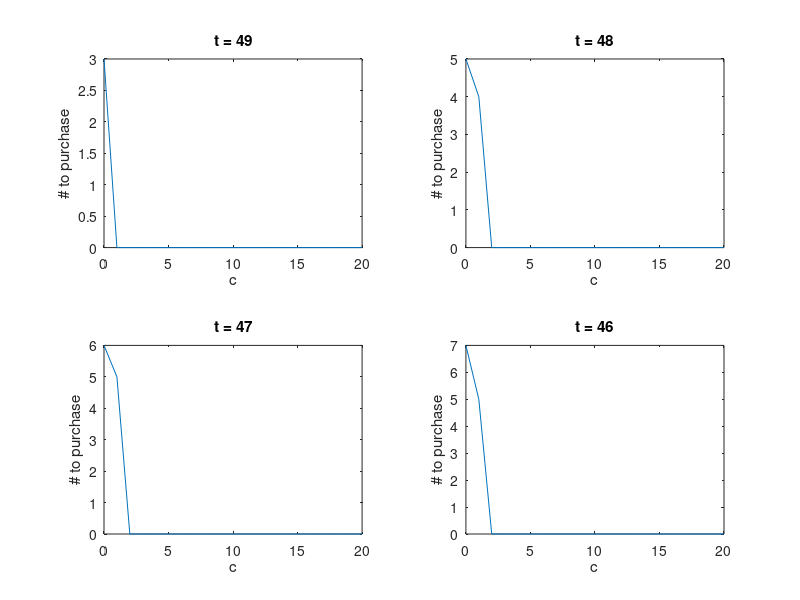
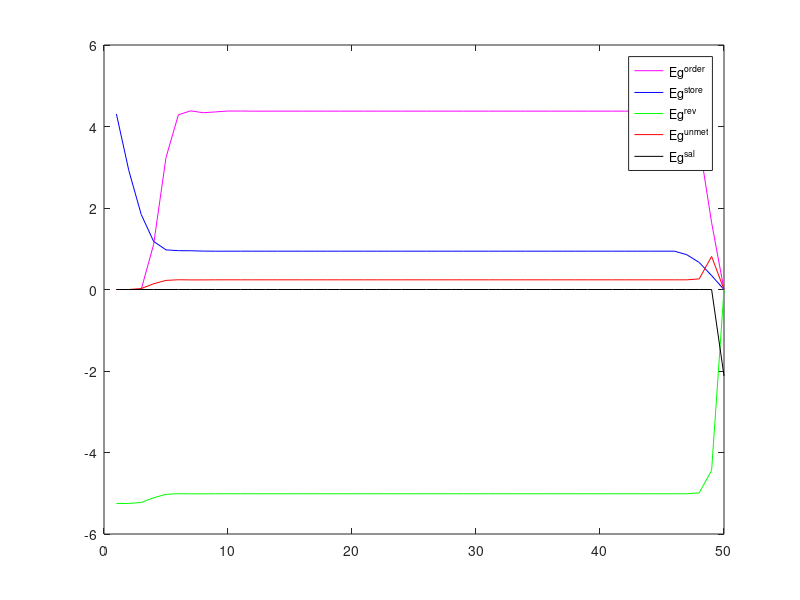

Reproduce these figures in MATLAB, in order.
% EE 266 Homework 5 Problem 1 %
close all; clear all;

% Parameters %
T = 50;
C = 20;
D = 4;
q0 = 10;
P_dt = [.2 .25 .25 .2 .1];

p_fixed = 4  ;
p_whole = 2  ;
p_disc  = 1.6;
u_disc  = 6  ;
s_lin   = 0.1;
s_quad  = .05;
p_rev   = 3  ;
p_unmet = 3  ;
p_sal   = 1.5;

% Function setup %

g_order = @(u)((p_fixed + p_whole*u)*(u >= 1 && u <= u_disc) + ...
         (p_fixed + p_whole*u_disc + p_disc*(u-u_disc))*(u > u_disc));
     
g_store = @(q)(s_lin*q + s_quad*q^2);
g_rev = @(q,u,d)(-p_rev*min([q+u,d]));
g_unmet = @(q,u,d)(p_unmet*max([-q-u+d, 0]));
g_sal = @(q)(-p_sal*q);


g_t = @(q,u,d)(g_order(u) + g_store(q+u-d) + g_rev(q,u,d) + g_unmet(q,u,d));


% Dynamic Program %

% Terminal Costs %
V = [];
for i = 0:C,
    V = [V;g_sal(i)];
end

% Stage Costs %

policy = []; % Stores policy of purchase quantity %
route = [];  % Stores policy of stock to have after purchase %

% At each time %
for t = T-1:-1:1,
    v = [];
    p = [];
    r = [];
    % For each q %
    for q = 0:C,
        % For each order amount %
        Expected_Values = [];
        for u = 0:C-q,
            % evaluate costs for each demand realization (+1 for
            % Matlab's one-indexing purposes) %
            g = [g_t(q,u,0) + V(max([q+u-0,0]) +1 ,1);...
                 g_t(q,u,1) + V(max([q+u-1,0]) +1 ,1);...
                 g_t(q,u,2) + V(max([q+u-2,0]) +1 ,1);...
                 g_t(q,u,3) + V(max([q+u-3,0]) +1 ,1);...
                 g_t(q,u,4) + V(max([q+u-4,0]) +1 ,1)];

            Expected_Values = [Expected_Values P_dt*g]; 
        end
        [cur_exp_val, cur_pol] = min(Expected_Values);
        
        v = [v; cur_exp_val];
        p = [p; cur_pol-1];
        r = [r; q+cur_pol-1];
    end
    
    V = [v, V];
    policy = [p, policy];
    route = [r, route];
end

J_star = V(11,1);

% (b) %
interesting_policies = policy(:,end-3:end)';
figure;
for i = 1:4,
   subplot(2,2,i)
   plot(0:C,interesting_policies(5-i,:));
   xlabel('c');
   ylabel('# to purchase');
   title(sprintf('t = %d',T-i));
end

% (c) %
% Finding expected values of g_functions through distribution propogation %
P = eye(C+1)*P_dt(1); % Transition matrix %
for i = 1:D,
    P2 = eye(C+1)*P_dt(i+1);
    P2 = [P2(:,i+1:end) zeros(C+1,i)];
    P2(1:i,1) = P_dt(i+1);
    P = P+P2;
end

% Time varying transition matrix %
for t = 1:T-1
    Q = P;
    for q = 1:C+1,
        Q(q,:) = Q(q+policy(q,t),:);
    end
    PP{t} = Q;
end

% Finding distribution at each time %
ppi = zeros(1,21) + (1:21 == 11);
dist = ppi;
for t = 1:T-1,
    dist = [dist; dist(t,:)*PP{t}];  
end
dist = dist';


Eg_order = [];
Eg_store = [];
Eg_rev =   [];
Eg_unmet = [];
Eg_sal   = [];

for t = 1:T-1,
    gorder = [];
    gstore = [];
    grev   = [];
    gunmet = [];
    for q = 0:C,
        % g_order %
        gorder = [gorder g_order(policy(q+1,t))];
        
        % g_store %
        gs = [g_store(max([q+policy(q+1,t),0]));...
              g_store(max([q+policy(q+1,t)-1,0]));...
              g_store(max([q+policy(q+1,t)-2,0]));...
              g_store(max([q+policy(q+1,t)-3,0]));...
              g_store(max([q+policy(q+1,t)-4,0]))];
        gstore = [gstore P_dt*gs];
        
        % g_rev %
        gr = [g_rev(q,policy(q+1,t),0);...
              g_rev(q,policy(q+1,t),1);...
              g_rev(q,policy(q+1,t),2);...
              g_rev(q,policy(q+1,t),3);...
              g_rev(q,policy(q+1,t),4)];
        grev = [grev P_dt*gr];
        
        % g_unmet %
        gu = [g_unmet(q,policy(q+1,t),0);...
              g_unmet(q,policy(q+1,t),1);...
              g_unmet(q,policy(q+1,t),2);...
              g_unmet(q,policy(q+1,t),3);...
              g_unmet(q,policy(q+1,t),4)];
        gunmet = [gunmet P_dt*gu];
        
    end
    Eg_order = [Eg_order gorder*dist(:,t)];
    Eg_store = [Eg_store gstore*dist(:,t)];
    Eg_rev   = [Eg_rev   grev*dist(:,t)  ];
    Eg_unmet = [Eg_unmet gunmet*dist(:,t)];
end

Eg_order = [Eg_order 0];
Eg_store = [Eg_store 0];
Eg_rev   = [Eg_rev   0];
Eg_unmet = [Eg_unmet 0];

Eg_sal = zeros(1,T);
Eg_sal(end) = dist(:,end)'*V(:,end);


figure;
plot(1:T,Eg_order, 'm'); hold on;
plot(1:T,Eg_store, 'b');
plot(1:T,Eg_rev  , 'g');
plot(1:T,Eg_unmet, 'r');
plot(1:T,Eg_sal  , 'k');

legend('Eg^{order}','Eg^{store}','Eg^{rev}','Eg^{unmet}','Eg^{sal}');
